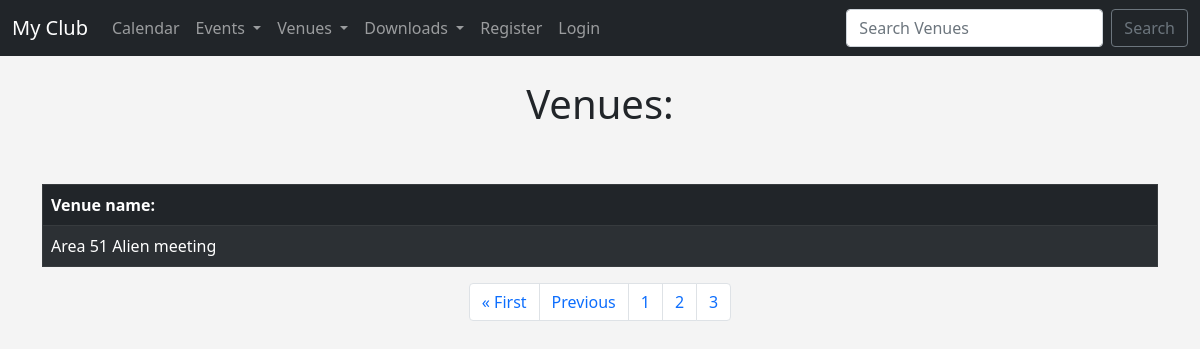
Before: /list_venues/?page=3 with the older database file.
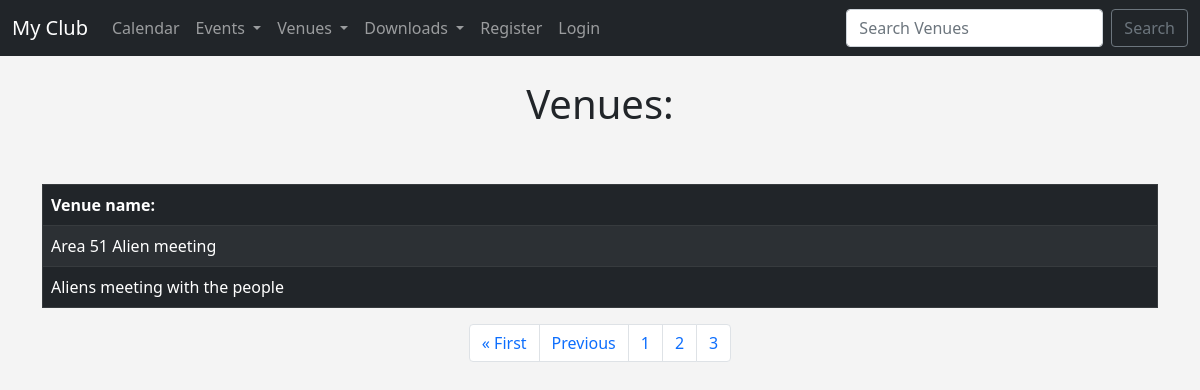
After: the same page with the newer database file.
### events/models.py (models this page shows)
class Venue(models.Model):
    name = models.CharField('Venue name', max_length=120)
    address = models.CharField(max_length=300)
    zip_code = models.CharField("Zip Code", max_length=15)
    phone = models.CharField('Contact Phone', max_length=25, blank=True)
    web = models.URLField('Website Address', blank=True)
    email_address = models.EmailField('Email Address', blank=True)
    owner = models.IntegerField('Venue Owner', blank=False, default=1)
    def __str__(self):
        return self.name

### events/views.py (the view)
# urls.py: path('list_venues/', views.list_venues, name="list-venues"),
def list_venues(request):
    venue_list = Venue.objects.all()
    p = Paginator(Venue.objects.all(), 2)
    page = request.GET.get('page')
    venues = p.get_page(page)
    nums = "a" * venues.paginator.num_pages
    return render(request, 'events/venue.html', {
        'venues': venues,
        "venue_list": venue_list,
        'nums': nums,
    })

### events/templates/events/venue.html (shortened to what this page needs)
{% extends 'events/base.html' %}
{% block content %}
<center>
    <h1>Venues: </h1><br><br>
<table class="table table-striped table-bordered table-dark table-hover">
        <thead>
            <tr>
                <td style="color: white; font-weight: bold">Venue name:</td>
            </tr>
        </thead>
    {% for venue in venues %}
        <tr>
            <td>
                <a href="{% url 'show-venue' venue.id %}" style="text-decoration: none; color: white">{{ venue }}</a><br>
            </td>
        </tr>
    {% endfor %}
</table>
    <center>
        <nav aria-label="Page navigation example">
            <ul class="pagination justify-content-center">
        {% if venues.has_previous %}
            <li class="page-item"><a href="?page=1" class="page-link">&laquo First</a></li>
            <li class="page-item"><a class="page-link" href="?page={{ venues.previous_page_number }}">Previous</a></li>
        {% endif %}
                {% for i in nums %}
                <li class="page-item"><a class="page-link" href="?page={{ forloop.counter }}">{{forloop.counter}}</a></li>
                {% endfor %}
            </ul>
        </nav>
{% endblock %}

### events/templates/events/base.html (shortened to what this page needs)
<!doctype html>
<html lang="en">
  <head>
    <link href="https://cdn.jsdelivr.net/npm/bootstrap@5.0.0-beta3/dist/css/bootstrap.min.css" rel="stylesheet">
  </head>
  <body>
  {% include 'events/navbar.html'%}
  <br>
   <div class="container">
    {% block content %}
    {% endblock %}
       </div>
  </body>
</html>

### events/templates/events/navbar.html (shortened to what this page needs)
<nav class="navbar navbar-expand-lg navbar-dark bg-dark">
  <div class="container-fluid">
    <a class="navbar-brand" href="{% url 'home' %}">My Club</a>
    <div class="collapse navbar-collapse" id="navbarSupportedContent">
      <ul class="navbar-nav me-auto mb-2 mb-lg-0">
        <li class="nav-item">
          <a class="nav-link" href="{% url 'home' '2021' 'March' %}">Calendar</a>
        </li>
              <li class="nav-item dropdown">
              <a class="nav-link dropdown-toggle" href="#" id="navbarDropdown" role="button" data-bs-toggle="dropdown" aria-expanded="false">
                Events
              </a>
            </li>
                 <li class="nav-item dropdown">
              <a class="nav-link dropdown-toggle" href="#" id="navbarDropdown" role="button" data-bs-toggle="dropdown" aria-expanded="false">
                Venues
              </a>
            </li>
               <li class="nav-item dropdown">
              <a class="nav-link dropdown-toggle" href="#" id="navbarDropdown" role="button" data-bs-toggle="dropdown" aria-expanded="false">
                Downloads
              </a>
            </li>
          {% if user.is_authenticated %}
                     <li class="nav-item">
                <a class="nav-link" href="{% url 'logout'%}">Logout</a>
              </li>
          {% else %}
              <li class="nav-item">
                <a class="nav-link" href="{% url 'register_user'%}">Register</a>
              </li>
                          <li class="nav-item">
                <a class="nav-link" href="{% url 'login'%}">Login</a>
              </li>
          {% endif %}
      </ul>
      <form class="d-flex" method="POST" action="{% url 'search-venues' %}">
        <input class="form-control me-2" type="search" placeholder="Search Venues" name="searched" aria-label="Search">
        <button class="btn btn-outline-secondary" type="submit">Search</button>
      </form>
    </div>
  </div>
</nav>

### events/templates/events/base.html (style rules this page uses)
body { background-color: #f4f4f4; }

Changed rows visible on the page:
added Venue: name "Aliens meeting with the people"
